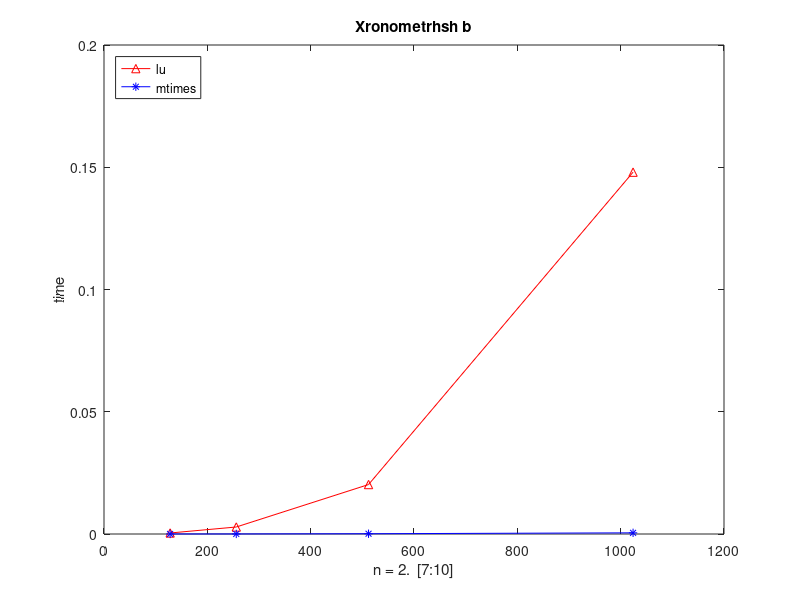

Reproduce this figure in MATLAB.
n=2.^[7:10];  %diastaseis n
accurate_time = zeros(2,4) %preallocation twn dianusmatwn gia pio grhgorh ektelesh
for i = [1:4]              %apo 1:4 giati to n pernei 4 times(128,256,512,1024).
    A= randn(n(i),n(i))    %Paragwgh tyxaiou pinaka A nxn.
    b= randn(n(i),1);      %Paragwgh tyxaiou pinaka b nx1.
    
    [L,U] = lu(A);         %prwth ektelesh ths prakshs lu.
    time = zeros(10,1);    %preallocation twn dianusmatwn gia pio grhgorh ektelesh.
    for j=[1:10]
        tic;
        [L,U] = lu(A);     %Deuterh eketelesh afou exoun metafer8ei ta dedomena stin mnhmh.
        time(j)=toc;
    end
    accurate_time(1,i) = sum(time)./10; %Mesos oros 10 xronwn kai eksagwgh sthn o8onh.
    
    %%%%%%%%%%%%%%%%%%%%%%%%%%%%%%%%%%%%%%%%%%%%%%%%%%%%%%%%%%%%%%%%%%%%%%%%%%%%%%%%%%%%%%%%%%%%%%%%%%%%%%%
    mtimes(A,b);          %prwth ektelesh ths prakshs A*b mesw ths mtimes.                   
    for j=[1:10]
        tic;
        mtimes(A,b);      %Deuterh eketelesh afou exoun metafer8ei ta dedomena stin mnhmh.
        time(j)=toc;
    end
    accurate_time(2,i) = sum(time)./10; %Mesos oros 10 xronwn kai eksagwgh sthn o8onh.
    
end

figure
plot(n, accurate_time(1,:), '-r^', n, accurate_time(2,:),'-b*')
legend('lu', 'mtimes','Location', 'Northwest')
title('Xronometrhsh b')
xlabel('n = 2. ^ [7:10]')
ylabel('time')